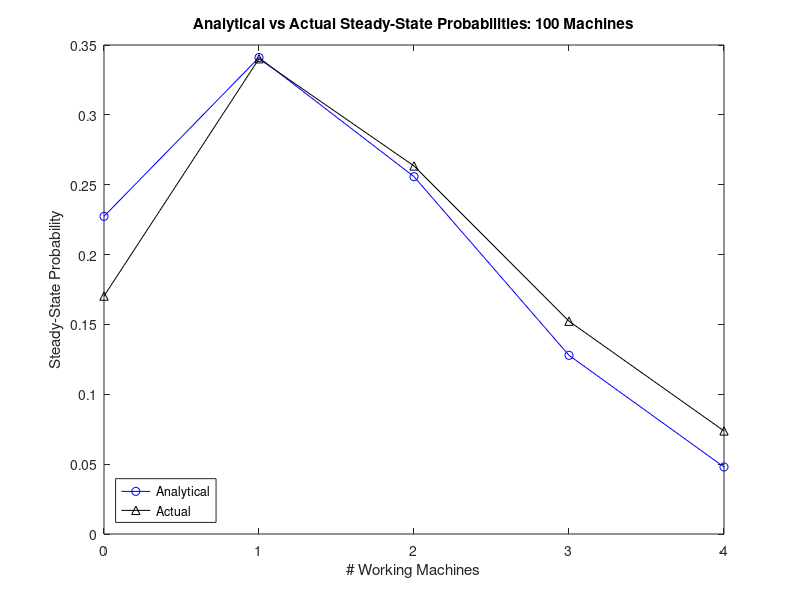
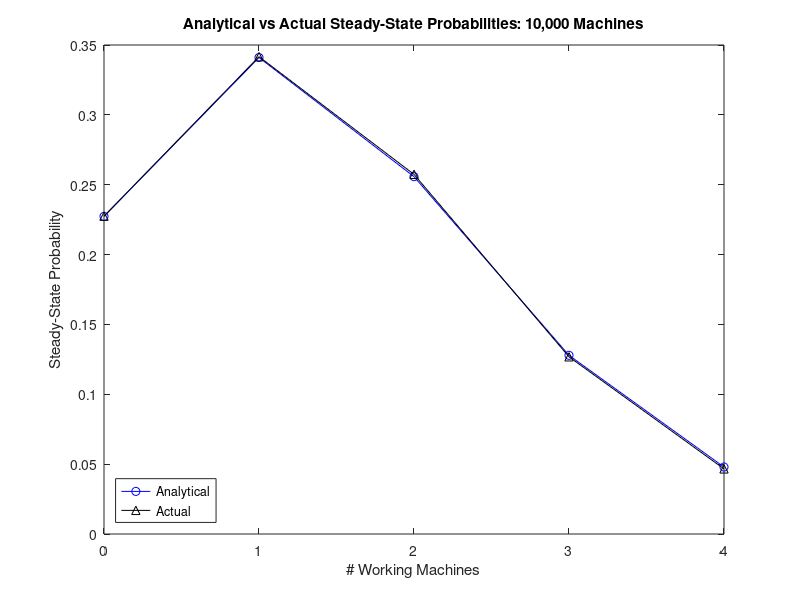

These charts were generated, in order, by the following MATLAB code:
% Zac Chenaille
% CDA 6530 - Discrete Event Machine Repairman Theoretical Results
% 11/16/2013

lambda = 0.4;
mu = 0.6;

Q = [-mu    mu           0                0                0;
     lambda -(mu+lambda) mu               0                0;
     0      2*lambda     -(mu+(2*lambda)) mu               0;
     0      0            3*lambda         -(mu+(3*lambda)) mu;
     0      0            0                4*lambda         -4*lambda];
	 
Pi_theory = zeros(1,5);
Q_m = [Q(:, 1:4) ones(5,1)];
B = [0 0 0 0 1];
Pi_theory = B * inv(Q_m);

states = [0 1 2 3 4];
% Display graphs using the analytical results as well as the data from the real simulation
Pi100Machines = [0.17029 0.34015 0.26344 0.15232 0.07377];

figure;
plot(states, Pi_theory, "b-o");
hold on;
plot(states, Pi100Machines, "k-^");
title("Analytical vs Actual Steady-State Probabilities: 100 Machines");
xlabel("# Working Machines");
ylabel("Steady-State Probability");
legend("Analytical", "Actual", "location", "southwest");

Pi10000Machines = [0.22747 0.34166 0.25741 0.12682 0.04661];

figure;
plot(states, Pi_theory, "b-o");
hold on;
plot(states, Pi10000Machines, "k-^");
title("Analytical vs Actual Steady-State Probabilities: 10,000 Machines");
xlabel("# Working Machines");
ylabel("Steady-State Probability");
legend("Analytical", "Actual", "location", "southwest");
     